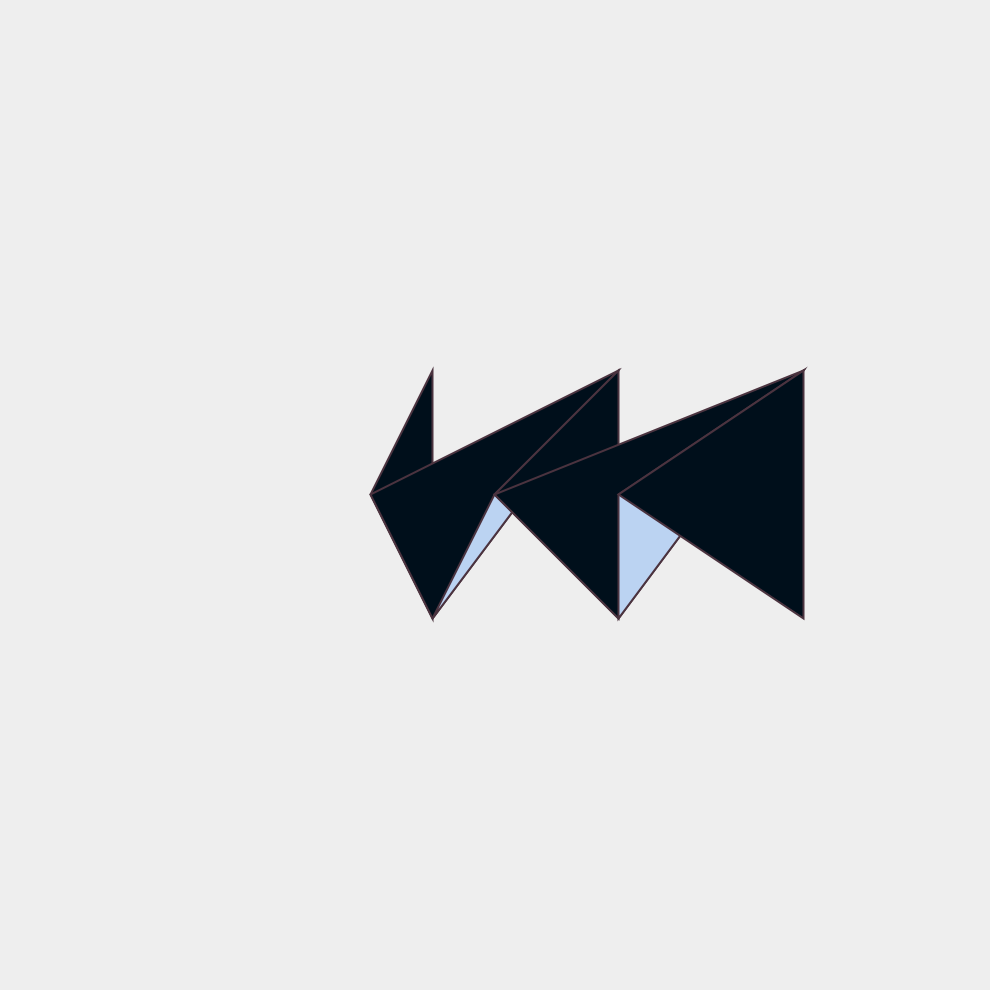
Frame 1 (no input)
Frame 60 (the mouse pressed at the canvas centre just before this capture): identical to frame 1, image omitted
Frame 120 (the mouse held since frame 60 and released just before this capture): identical to frame 1, image omitted

The Processing sketch that drew this single still picture (run headless with seeded random() and noise(); from frame 60 on, the mouse is pressed at the canvas centre):

// Processing sketch: day10_2
// ── day10_2.pde
float shapeWidth, shapeHeight;
float gridWidth =4;
float gridHeight = gridWidth;

void setup() {
  size(990, 990);
  strokeWeight(2);
  stroke(#4B333F);
  //noStroke();
  ellipseMode(CENTER);
}

void draw() {
  ellipseMode(CENTER);
  translate(width/4,height/4);
  shapeWidth = (width/2)/gridWidth;
  shapeHeight = (height/2)/gridHeight;
  background(#EEEEEE);
  //circle(50,50,100);
  //fill(#BBD3F2);
  beginShape(TRIANGLE_STRIP);
  for (int x = 1; x < gridWidth; x++) {
    for (int y = 1; y < gridHeight; y++) {
      //vertex(gridWidth*x,0);
      if (y%2 == 0) {
        fill(#BBD3F2);
        //ellipse(shapeWidth*x, shapeHeight*y, 30, 30);
        vertex(shapeWidth*x, shapeHeight*y);
      }
      else if (y%2 == 1) {
        fill(#000F1B);
        //ellipse(shapeWidth*.75*x, shapeHeight*y, 30, 30);
        vertex(shapeWidth*1.5*x, shapeHeight*y);
      }
      //ellipse((shapeWidth*1.5)*x,shapeHeight*y,30,30);
      //circle(shapeWidth*x,shapeWidth*y,shapeWidth);
    }
  }
  endShape();
}
